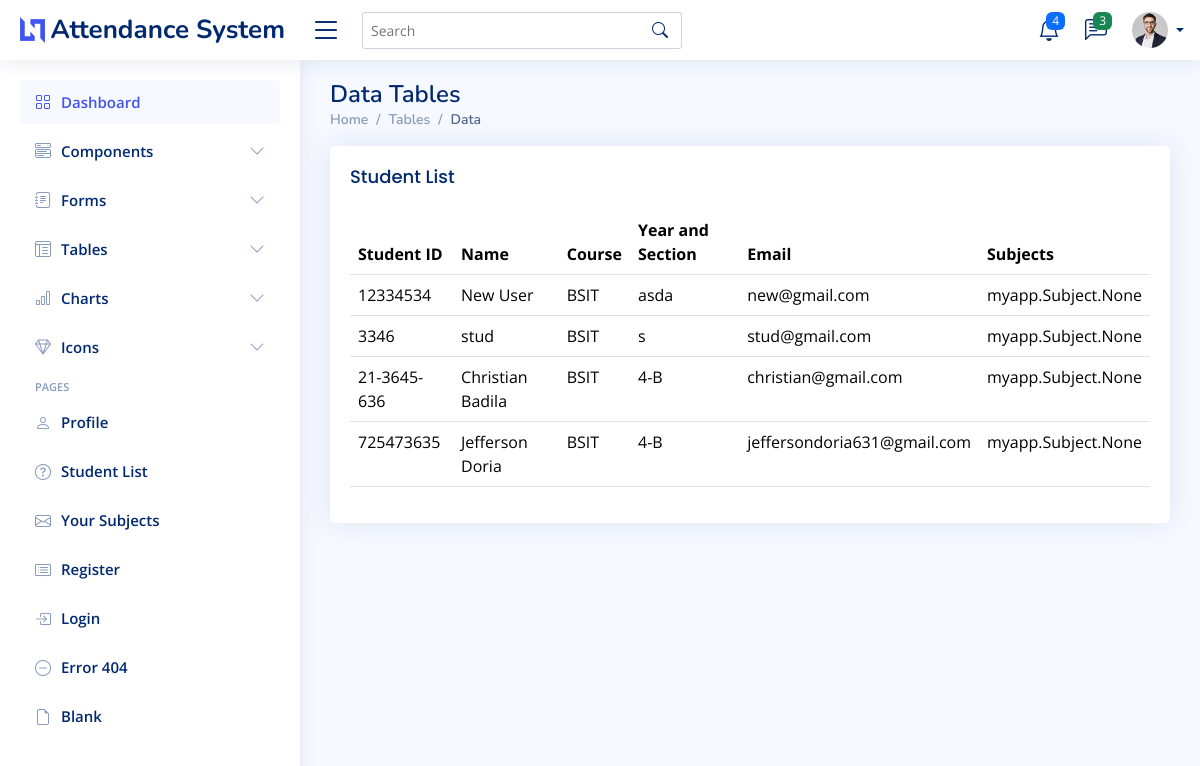
The app's page /student-list/, older data.
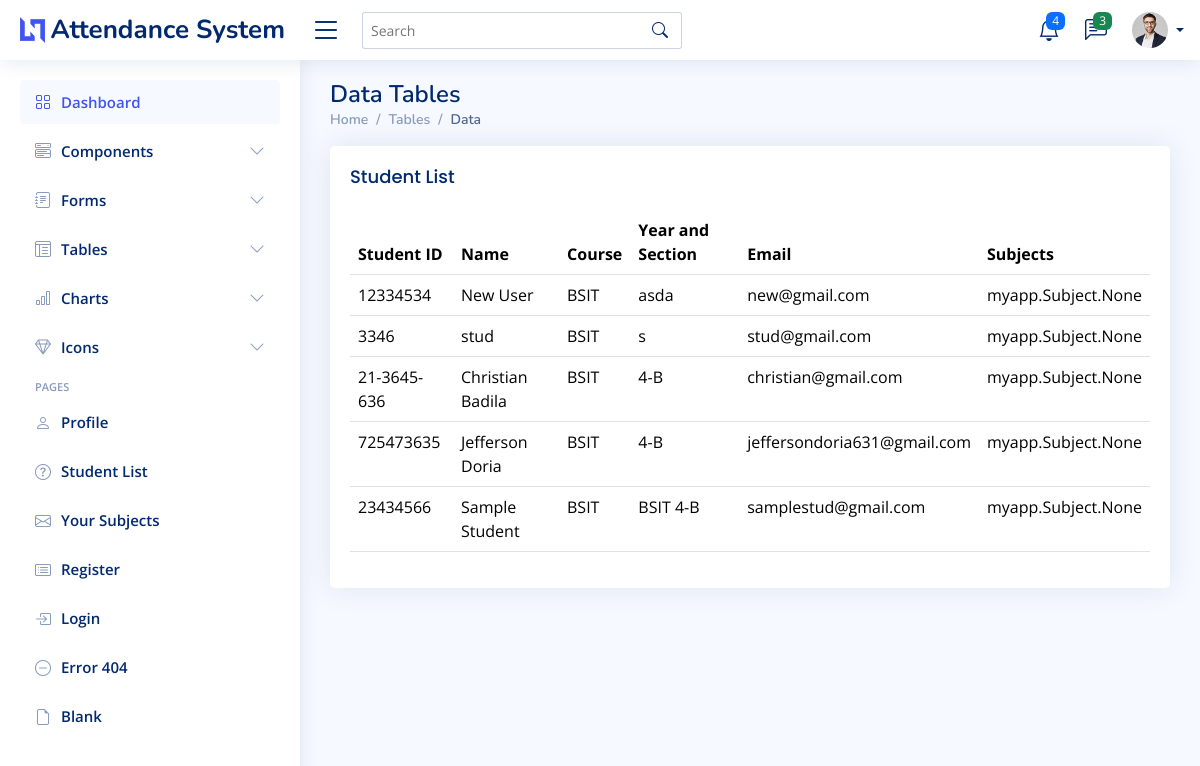
The same page, newer data.
### myapp/models.py (models this page shows, shortened)
class Student(models.Model):
    username = models.CharField(max_length=255, unique=True, default="default_username")
    student_id = models.CharField(max_length=50, unique=True)
    full_name = models.CharField(max_length=255)
    course = models.CharField(max_length=100)
    year_section = models.CharField(max_length=50, blank=True, null=True)
    email = models.EmailField(unique=True, blank=True, null=True)
    password = models.CharField(max_length=255)
    subjects = models.ManyToManyField(Subject, related_name="students")
    created_at = models.DateTimeField(auto_now_add=True)

### myapp/views.py (the view)
# urls.py: path("student-list/", views.student_list, name="student-list"),
def student_list(request):
    students = Student.objects.all()
    return render(request, 'myapp/student_list.html',{'students':students})

### myapp/templates/myapp/student_list.html
{% extends 'myapp/base.html' %}
{% load static %}
{% block content %}
<main id="main" class="main">
    <div class="pagetitle">
      <h1>Data Tables</h1>
      <nav>
        <ol class="breadcrumb">
          <li class="breadcrumb-item"><a href="index.html">Home</a></li>
          <li class="breadcrumb-item">Tables</li>
          <li class="breadcrumb-item active">Data</li>
        </ol>
      </nav>
    </div>
    <section class="section">
      <div class="row">
        <div class="col-lg-12">
          <div class="card">
            <div class="card-body">
              <h5 class="card-title">Student List</h5>
               <div class="table-responsive">
              <table class="table datatable">
                <thead>
                  <tr>
                    <th>
                    Student ID
                    </th>
                    <th>Name</th>
                    <th>Course</th>
                    <th>Year and Section</th>
                    <th>Email</th>
                    <th>Subjects</th>
                  </tr>
                </thead>
                <tbody>
                  {% for student in students %}
                  <tr>
                    <td>{{ student.student_id}}</td>
                    <td>{{student.full_name}}</td>
                    <td>{{student.course}}</td>
                    <td>{{student.year_section}}</td>
                    <td>{{student.email}}</td>
                    <td>{{student.subjects}}</td>
                  </tr>
                  {% endfor %}
                </tbody>
              </table>
            </div>
            </div>
          </div>
        </div>
      </div>
    </section>
  </main>
{% endblock %}

### myapp/templates/myapp/base.html (shortened to what this page needs)
{% load static%}
<!DOCTYPE html>
<html lang="en">
<head>
    <link rel="stylesheet" href="https://cdnjs.cloudflare.com/ajax/libs/font-awesome/6.0.0-beta3/css/all.min.css" />
    <link rel="stylesheet" href="https://cdn.jsdelivr.net/npm/uikit@3.6.20/dist/css/uikit.min.css" />
    <link href="{% static 'assets/vendor/bootstrap/css/bootstrap.min.css' %}" rel="stylesheet">
    <link href="{% static 'assets/vendor/bootstrap-icons/bootstrap-icons.css' %}" rel="stylesheet">
    <link href="{% static 'assets/vendor/boxicons/css/boxicons.min.css' %}" rel="stylesheet">
    <link href="{% static 'assets/vendor/quill/quill.snow.css' %}" rel="stylesheet">
    <link href="{% static 'assets/vendor/quill/quill.bubble.css' %}" rel="stylesheet">
    <link href="{% static 'assets/vendor/remixicon/remixicon.css' %}" rel="stylesheet">
    <link href="{% static 'assets/vendor/simple-datatables/style.css' %}" rel="stylesheet">
    <link href="{% static 'assets/css/style.css' %}" rel="stylesheet">
</head>
<body>
  {% if not exclude_layout %}
  <header id="header" class="header fixed-top d-flex align-items-center">
    <div class="d-flex align-items-center justify-content-between">
      <a href="#" class="logo d-flex align-items-center">
        <img src="assets/img/logo.png" alt="">
        <span class="d-none d-lg-block">Attendance System</span>
      </a>
      <i class="bi bi-list toggle-sidebar-btn"></i>
    </div>
    <div class="search-bar">
      <form class="search-form d-flex align-items-center" method="POST" action="#">
        <input type="text" name="query" placeholder="Search" title="Enter search keyword">
        <button type="submit" title="Search"><i class="bi bi-search"></i></button>
      </form>
    </div>
    <nav class="header-nav ms-auto">
      <ul class="d-flex align-items-center">
        <li class="nav-item dropdown">
          <a class="nav-link nav-icon" href="#" data-bs-toggle="dropdown">
            <i class="bi bi-bell"></i>
            <span class="badge bg-primary badge-number">4</span>
          </a>
        </li>
        <li class="nav-item dropdown">
          <a class="nav-link nav-icon" href="#" data-bs-toggle="dropdown">
            <i class="bi bi-chat-left-text"></i>
            <span class="badge bg-success badge-number">3</span>
          </a>
        </li>
        <li class="nav-item dropdown pe-3">
          <a class="nav-link nav-profile d-flex align-items-center pe-0" href="#" data-bs-toggle="dropdown">
            <img src="{% static 'assets/img/profile-img.jpg' %}" alt="Profile" class="rounded-circle">
            <span class="d-none d-md-block dropdown-toggle ps-2">{{ request.session.teacher_name}}</span>
          </a>
        </li>
      </ul>
    </nav>
  </header>
  <aside id="sidebar" class="sidebar">
    <ul class="sidebar-nav" id="sidebar-nav">
      <li class="nav-item">
        <a class="nav-link " href="{% url 'teacher-dashboard' %}">
          <i class="bi bi-grid"></i>
          <span>Dashboard</span>
        </a>
      </li>
      <li class="nav-item">
        <a class="nav-link collapsed" data-bs-target="#components-nav" data-bs-toggle="collapse" href="#">
          <i class="bi bi-menu-button-wide"></i><span>Components</span><i class="bi bi-chevron-down ms-auto"></i>
        </a>
      </li>
      <li class="nav-item">
        <a class="nav-link collapsed" data-bs-target="#forms-nav" data-bs-toggle="collapse" href="#">
          <i class="bi bi-journal-text"></i><span>Forms</span><i class="bi bi-chevron-down ms-auto"></i>
        </a>
      </li>
      <li class="nav-item">
        <a class="nav-link collapsed" data-bs-target="#tables-nav" data-bs-toggle="collapse" href="#">
          <i class="bi bi-layout-text-window-reverse"></i><span>Tables</span><i class="bi bi-chevron-down ms-auto"></i>
        </a>
      </li>
      <li class="nav-item">
        <a class="nav-link collapsed" data-bs-target="#charts-nav" data-bs-toggle="collapse" href="#">
          <i class="bi bi-bar-chart"></i><span>Charts</span><i class="bi bi-chevron-down ms-auto"></i>
        </a>
      </li>
      <li class="nav-item">
        <a class="nav-link collapsed" data-bs-target="#icons-nav" data-bs-toggle="collapse" href="#">
          <i class="bi bi-gem"></i><span>Icons</span><i class="bi bi-chevron-down ms-auto"></i>
        </a>
      </li>
      <li class="nav-heading">Pages</li>
      <li class="nav-item">
        <a class="nav-link collapsed" href="users-profile.html">
          <i class="bi bi-person"></i>
          <span>Profile</span>
        </a>
      </li>
      <li class="nav-item">
        <a class="nav-link collapsed" href="{% url 'student-list'%}">
          <i class="bi bi-question-circle"></i>
          <span>Student List</span>
        </a>
      </li>
      <li class="nav-item">
        <a class="nav-link collapsed" href="{% url 'teacher-subjects' %}">
          <i class="bi bi-envelope"></i>
          <span>Your Subjects</span>
        </a>
      </li>
      <li class="nav-item">
        <a class="nav-link collapsed" href="pages-register.html">
          <i class="bi bi-card-list"></i>
          <span>Register</span>
        </a>
      </li>
      <li class="nav-item">
        <a class="nav-link collapsed" href="pages-login.html">
          <i class="bi bi-box-arrow-in-right"></i>
          <span>Login</span>
        </a>
      </li>
      <li class="nav-item">
        <a class="nav-link collapsed" href="pages-error-404.html">
          <i class="bi bi-dash-circle"></i>
          <span>Error 404</span>
        </a>
      </li>
      <li class="nav-item">
        <a class="nav-link collapsed" href="pages-blank.html">
          <i class="bi bi-file-earmark"></i>
          <span>Blank</span>
        </a>
      </li>
    </ul>
  </aside>
  {% endif %}
        {% block content %}
        {% endblock %}
</body>
</html>

### static/assets/css/style.css (style rules this page uses)
:root { scroll-behavior: smooth; }
body { font-family: "Open Sans", sans-serif; background: #f6f9ff; color: #444444; }
a { color: #4154f1; text-decoration: none; }
h1, h2, h3, h4, h5, h6 { font-family: "Nunito", sans-serif; }
#main { margin-top: 60px; padding: 20px 30px; transition: all 0.3s; }
.pagetitle { margin-bottom: 10px; }
.pagetitle h1 { font-size: 24px; margin-bottom: 0; font-weight: 600; color: #012970; }
.card { margin-bottom: 30px; border: none; border-radius: 5px; box-shadow: 0px 0 30px rgba(1, 41, 112, 0.1); }
.card-title { padding: 20px 0 15px 0; font-size: 18px; font-weight: 500; color: #012970; font-family: "Poppins", sans-serif; }
.card-body { padding: 0 20px 20px 20px; }
.breadcrumb { font-size: 14px; font-family: "Nunito", sans-serif; color: #899bbd; font-weight: 600; }
.breadcrumb a { color: #899bbd; transition: 0.3s; }
.breadcrumb .breadcrumb-item::before { color: #899bbd; }
.breadcrumb .active { color: #51678f; font-weight: 600; }
.logo { line-height: 1; }
@media (min-width: 1200px) { .logo { width: 280px; } }
.logo img { max-height: 26px; margin-right: 6px; }
.logo span { font-size: 26px; font-weight: 700; color: #012970; font-family: "Nunito", sans-serif; }
.header { transition: all 0.5s; z-index: 997; height: 60px; box-shadow: 0px 2px 20px rgba(1, 41, 112, 0.1); background-color: #fff; padding-left: 20px; }
.header .toggle-sidebar-btn { font-size: 32px; padding-left: 10px; cursor: pointer; color: #012970; }
.header .search-bar { min-width: 360px; padding: 0 20px; }
.header .search-form { width: 100%; }
.header .search-form input { border: 0; font-size: 14px; color: #012970; border: 1px solid rgba(1, 41, 112, 0.2); padding: 7px 38px 7px 8px; border-radius: 3px; transition: 0.3s; width: 100%; }
.header .search-form button { border: 0; padding: 0; margin-left: -30px; background: none; }
.header .search-form button i { color: #012970; }
.header-nav ul { list-style: none; }
.header-nav>ul { margin: 0; padding: 0; }
.header-nav .nav-icon { font-size: 22px; color: #012970; margin-right: 25px; position: relative; }
.header-nav .nav-profile { color: #012970; }
.header-nav .nav-profile img { max-height: 36px; }
.header-nav .nav-profile span { font-size: 14px; font-weight: 600; }
.header-nav .badge-number { position: absolute; inset: -2px -5px auto auto; font-weight: normal; font-size: 12px; padding: 3px 6px; }
.sidebar { position: fixed; top: 60px; left: 0; bottom: 0; width: 300px; z-index: 996; transition: all 0.3s; padding: 20px; overflow-y: auto; scrollbar-width: thin; scrollbar-color: #aab7cf transparent; box-shadow: 0px 0px 20px rgba(1, 41, 112, 0.1); background-color: #fff; }
@media (min-width: 1200px) { #main, #footer { margin-left: 300px; } }
.sidebar-nav { padding: 0; margin: 0; list-style: none; }
.sidebar-nav li { padding: 0; margin: 0; list-style: none; }
.sidebar-nav .nav-item { margin-bottom: 5px; }
.sidebar-nav .nav-heading { font-size: 11px; text-transform: uppercase; color: #899bbd; font-weight: 600; margin: 10px 0 5px 15px; }
.sidebar-nav .nav-link { display: flex; align-items: center; font-size: 15px; font-weight: 600; color: #4154f1; transition: 0.3; background: #f6f9ff; padding: 10px 15px; border-radius: 4px; }
.sidebar-nav .nav-link i { font-size: 16px; margin-right: 10px; color: #4154f1; }
.sidebar-nav .nav-link.collapsed { color: #012970; background: #fff; }
.sidebar-nav .nav-link.collapsed i { color: #899bbd; }
.sidebar-nav .nav-link .bi-chevron-down { margin-right: 0; transition: transform 0.2s ease-in-out; }

Row changes from the older to the newer data that the page shows:
added Student: student_id "23434566", full_name "Sample Student", course "BSIT", year_section "BSIT 4-B", email "samplestud@gmail.com", subjects "myapp.Subject.None"
